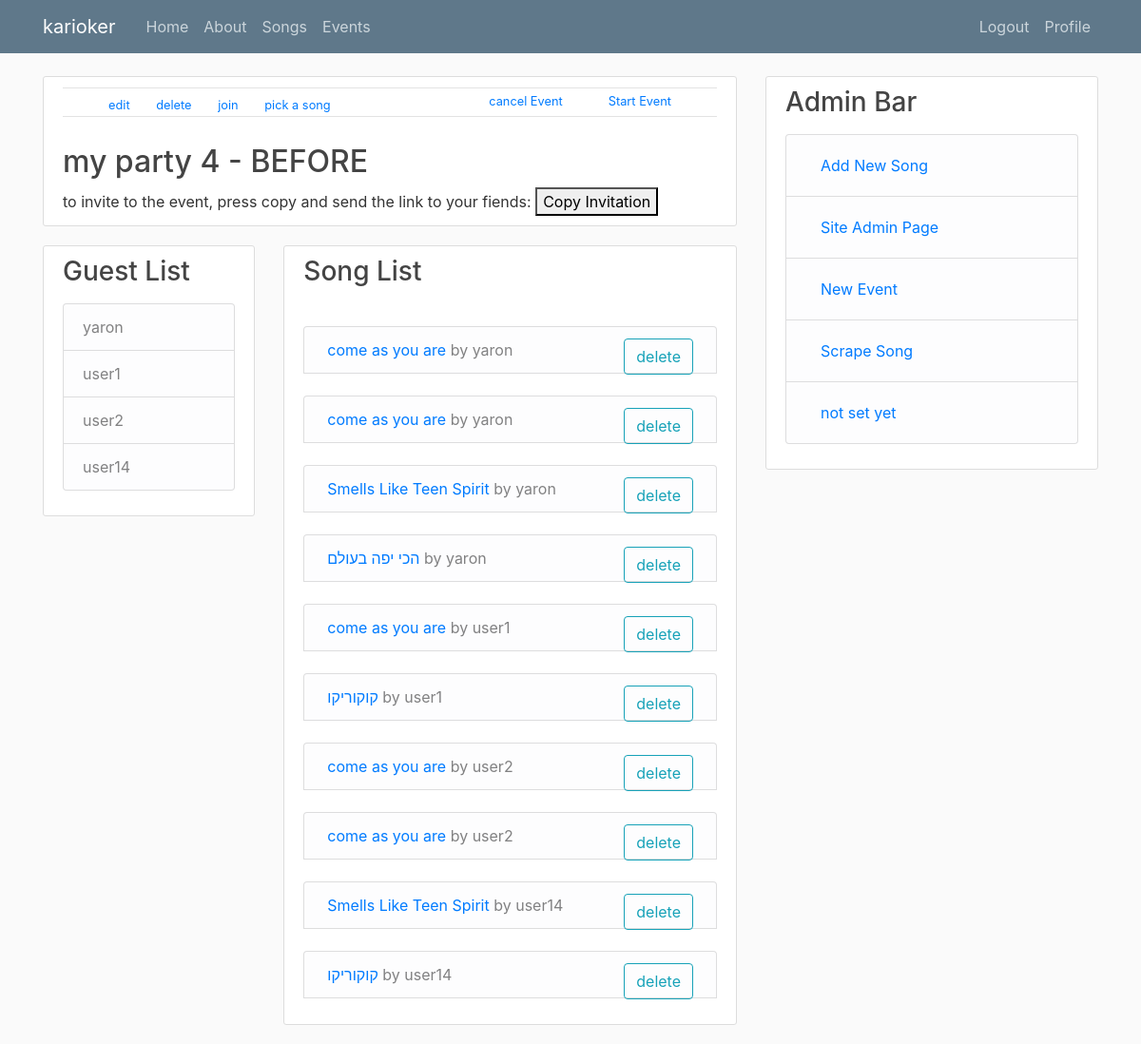
The page /event/6/ (signed in) on the database as committed earlier.
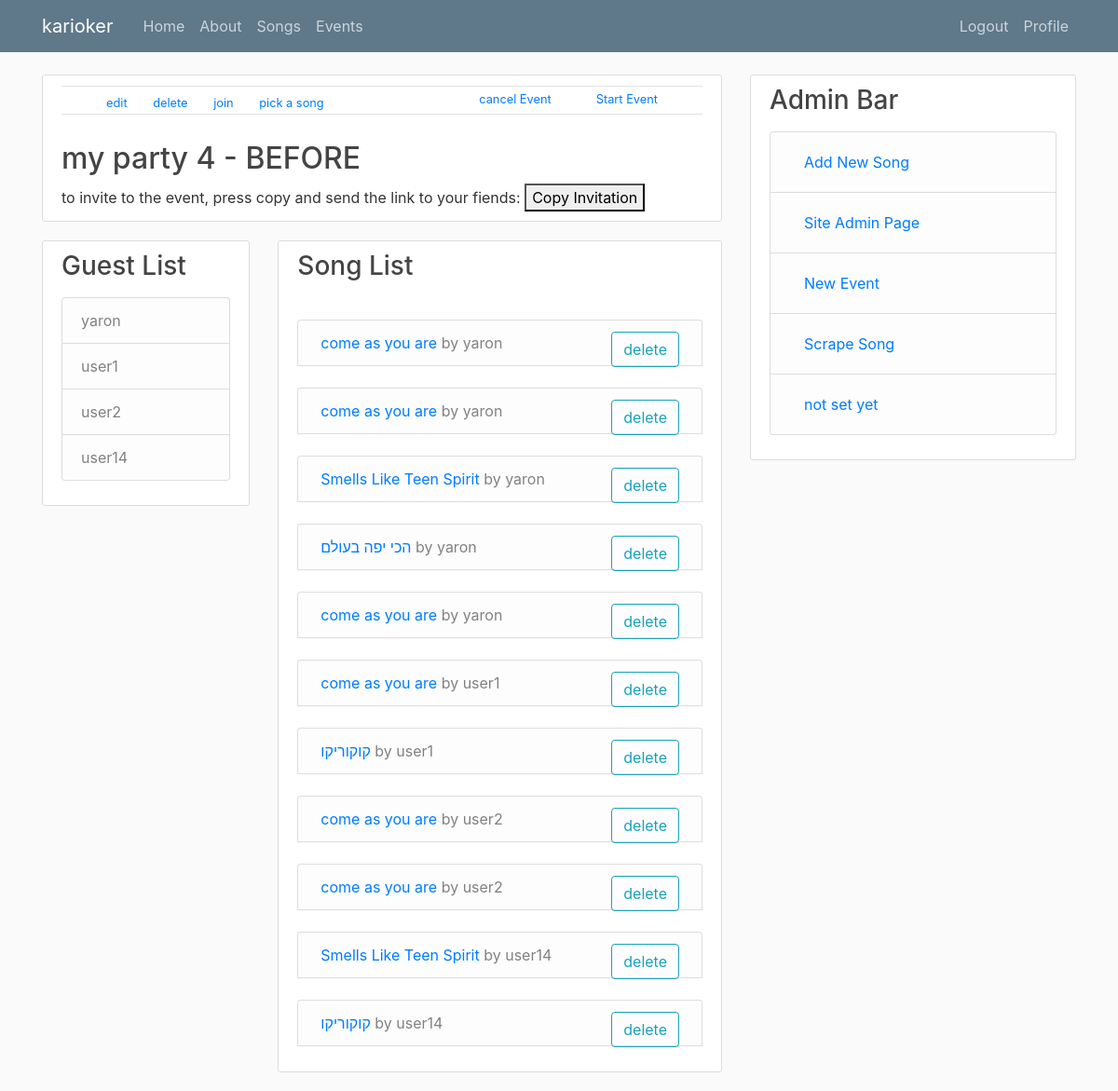
The same page on the database as committed later.
### event/models.py (models this page shows, shortened)
class Event(models.Model):
    name = models.CharField(max_length=100)
    orgenizer = models.ForeignKey(User, on_delete=models.CASCADE)
    current_song = models.IntegerField(default=-1, blank=True)
    event_status = models.TextField(default=EventStatus.BEFORE, choices=EventStatus.choices)
    def get_invite_token(self, expires_sec=86400):
        s = Serializer('hf39h4nf3948fn93u8fn39hnvrh30h', expires_sec)
        return s.dumps({'event_id': self.id}).decode('utf-8')
    def __str__(self):
        return self.name

class EventGuests(models.Model):
    event = models.ForeignKey(Event, on_delete=models.CASCADE)
    guest = models.ForeignKey(User, on_delete=models.CASCADE)

class EventSongs(models.Model):
    event = models.ForeignKey(Event, on_delete=models.CASCADE)
    singer = models.ForeignKey(EventGuests, on_delete=models.CASCADE)
    song = models.ForeignKey(Songs, on_delete=models.CASCADE)
    status = models.TextField(default=EventSongStatus.LISTED, choices=EventStatus.choices)

### karioker/models.py (models this page shows, shortened)
class Songs(models.Model):
    name = models.CharField(max_length=100)
    performer = models.ForeignKey(Performers, on_delete=models.CASCADE)
    songwriter = models.ForeignKey(SongWriters, on_delete=models.CASCADE)
    composer = models.ForeignKey(Composers, on_delete=models.CASCADE)
    lyrics_url = models.CharField(max_length=400)
    chords_url = models.CharField(max_length=400)
    lyrics = models.TextField()
    chords = models.TextField()
    language = models.CharField(max_length=400)
    alignment = models.CharField(max_length=400)
    def __str__(self):
        return self.name

### event/views.py (the view)
# urls.py: path('<int:pk>/', event_with_details, name='event-detail'),
@login_required
def event_with_details(request,pk):
    event = Event.objects.get(id=pk)
    event_invitation_token=event.get_invite_token()
    guest_list = EventGuests.objects.filter(event=event.id)
    event_song_list = EventSongs.objects.none()
    for singer in guest_list:
        event_song_list |= EventSongs.objects.filter(singer=singer)
    context = {'event': event, 'guest_list': guest_list,"event_song_list" :event_song_list, 'event_invitation_token':event_invitation_token}
    return render(request, 'event/event_detailed.html', context)

### event/templates/event/event_detailed.html (shortened to what this page needs)
{% extends "karioker/base.html" %}
{% block content %}
  <article class="media content-section">
      <div class="media-body">
      <div class="article-metadata">
      </div>
      <div class="article-metadata"  >
        <small class="text-muted">
            {% if user.is_staff %}
              <a class="ml-4", href="{%url 'event-update' event.id %}">  edit </a>
              <a class="ml-4", href="{%url 'event-delete' event.id %}" >  delete </a>
              {% if  event.event_status == 'BEFORE'  or   event.event_status == 'ACTIVE' %}
                <a class="ml-4", href="{%url 'event-join' event.id event_invitation_token%}" >  join </a>
              {% endif  %}
            {% endif  %}
              <a class="ml-4", href="{%url 'karioker-songs' %}?event_id={{event.id}}" >  pick a song </a>
            {%if event.event_status == 'BEFORE' %}
              <a class="mr-5 float-right"", href="{%url 'event-start' event.id %}"  >  Start Event </a>
              <a class="mr-5 float-right"", href="{%url 'event-cancel' event.id %}"  >  cancel Event </a>
            {% elif  event.event_status == 'ACTIVE' %}
              <a class="mr-5 float-right"", href="{%url 'event-end' event.id %}"  >  End Event </a>
            {% elif  event.event_status == 'AFTER' %}
              <a class="mr-5 float-right"", href="{%url 'event-start' event.id %}"  >  Reopen Event </a>
              <a class="mr-5 float-right"", href="{%url 'event-reset' event.id %}"  >  reset Event </a>
            {% elif  event.event_status == 'CANCELED' %}
              <a class="mr-5 float-right"", href="{%url 'event-reset' event.id %}"  >  reset Event </a>
            {% endif  %}
        </small>
      </div>
      {% if  event.event_status == 'CANCELED' %}
      <div style="background-color:darkred">
    {%elif event.event_status == 'ACTIVE' %}
      <div style="background-color:green">
    {%elif event.event_status == 'AFTER' %}
      <div  style="background-color:gray">
    {% else %}
      <div class="media-body">
    {%endif %}
      </div>
      <h2>{{ event}} - {{event.event_status}}</h2>
                    {% if  event.event_status == 'BEFORE'  or   event.event_status == 'ACTIVE' %}
        to invite to the event, press copy and send the link to your fiends:
        <button onclick="copy('Lorem ipsum dolor sit amet\nconsectetur adipiscing elit')">
            Copy Invitation
        </button>
            {% endif  %}
    </div>
  </article>
 <div class="row">
  <div class="col-md-4">
    <div class="content-section">
      <h3>Guest List</h3>
      <p class='text-muted'>
        <ul class="list-group">
         {% for guest in guest_list %}
          <li class="list-group-item list-group-item-light">
              {{ guest.guest }}
          </li>
    {% endfor %}
        </ul>
      </p>
    </div>
  </div>
  <div class="col-md-8">
    <div class="content-section">
      <h3>Song List</h3>
      <p class='text-muted'>
        <ul class="list-group">
    {% for song in event_song_list %}
            {%if song.status == 'CURRENT' %}
      <div  style="background-color:green">
            {%elif song.status == 'LISTED' %}
      <div  style="background-color:white">
      {%else    %}
    <div style="background-color:white" >
              {% endif %}
          <li class="list-group-item list-group-item-light">
                <a class="ml-1" href="{% url 'song-detail' song.song.id %}">{{ song.song }}</a> by {{ song.singer.guest}}
                    {%  if song.singer.guest.id == user.id or   user.is_staff  or  song.status != 'CURRENT' %}
                <a class="btn btn-outline-info mr-1 float-right" href="{% url 'event-delete-song' song.id %}  ">delete </a>
                {% endif %}
          </li>
        <div>
    {% endfor %}
        </ul>
      </p>
    </div>
  </div>
</div>
<!DOCTYPE html>
<html>
  <head>
  </head>
</html>
{% endblock content %}

### karioker/templates/karioker/base.html (shortened to what this page needs)
{% load static %}
<!DOCTYPE html>
<html>
<head>
    <link rel="stylesheet" href="https://maxcdn.bootstrapcdn.com/bootstrap/4.0.0/css/bootstrap.min.css">
    <link rel="stylesheet" type="text/css" href="{% static 'karioker/main.css' %}">
</head>
<body>
    <header class="site-header">
      <nav class="navbar navbar-expand-md navbar-dark bg-steel fixed-top">
        <div class="container">
          <a class="navbar-brand mr-4" href="{% url 'karioker-home' %}">karioker</a>
          <div class="collapse navbar-collapse" id="navbarToggle">
            <div class="navbar-nav mr-auto">
              <a class="nav-item nav-link" href="{% url 'karioker-home' %}">Home</a>
              <a class="nav-item nav-link" href="{% url 'karioker-about' %}">About</a>
              <a class="nav-item nav-link" href="{% url 'karioker-songs' %}">Songs</a>
              <a class="nav-item nav-link" href="{% url 'events-home' %}">Events</a>
            </div>
            {% if user.is_authenticated %}
              <div class="navbar-nav">
                <a class="nav-item nav-link" href="{% url 'logout' %}">Logout</a>
                <a class="nav-item nav-link" href="{% url 'profile' %}">Profile</a>
              </div>
              {% else %}
              <div class="navbar-nav">
                <a class="nav-item nav-link" href="{% url 'login' %}">Login</a>
                <a class="nav-item nav-link" href="{% url 'register' %}">Register</a>
              </div>
              {% endif %}
          </div>
        </div>
      </nav>
    </header>
     <main role="main" class="container">
      <div class="row">
        <div class="col-md-8">
          {% block content %} {% endblock content %}
        </div>
        {% if user.is_staff %}
          <div class="col-md-4">
            <div class="content-section">
              <h3>Admin Bar</h3>
              <p class='text-muted'>
                <ul class="list-group">
                  <li class="list-group-item list-group-item-light">
                      <a class="nav-item nav-link" href="{% url 'song-create' %}">Add New Song</a>
                  </li>
                  <li class="list-group-item list-group-item-light">
                      <a class="nav-item nav-link" href="/admin/">Site Admin Page</a>
                  </li>
                  <li class="list-group-item list-group-item-light">
                      <a class="nav-item nav-link" href="{% url 'event-create' %}">New Event</a>
                  </li>
                  <li class="list-group-item list-group-item-light">
                      <a class="nav-item nav-link" href="{% url 'scrape-tab4u' %}">Scrape Song</a>
                  </li>
                  <li class="list-group-item list-group-item-light">
                      <a class="nav-item nav-link" href='#'>not set yet</a>
                  </li>
                </ul>
              </p>
            </div>
          </div>
        {% endif %}
      </div>
    </main>
</body>
</html>

### karioker/static/karioker/main.css (style rules this page uses)
body { background: #fafafa; color: #333333; margin-top: 5rem; }
h1, h2, h3, h4, h5, h6 { color: #444444; }
ul { margin: 0; }
.bg-steel { background-color: #5f788a; }
.site-header .navbar-nav .nav-link { color: #cbd5db; }
.content-section { background: #ffffff; padding: 10px 20px; border: 1px solid #dddddd; border-radius: 3px; margin-bottom: 20px; }
.article-metadata { padding-bottom: 1px; margin-bottom: 4px; border-bottom: 1px solid #e3e3e3 }

Rows that differ between the two databases and show on the page:
added EventSongs: song "come as you are", singer.guest "yaron", shows "delete"
